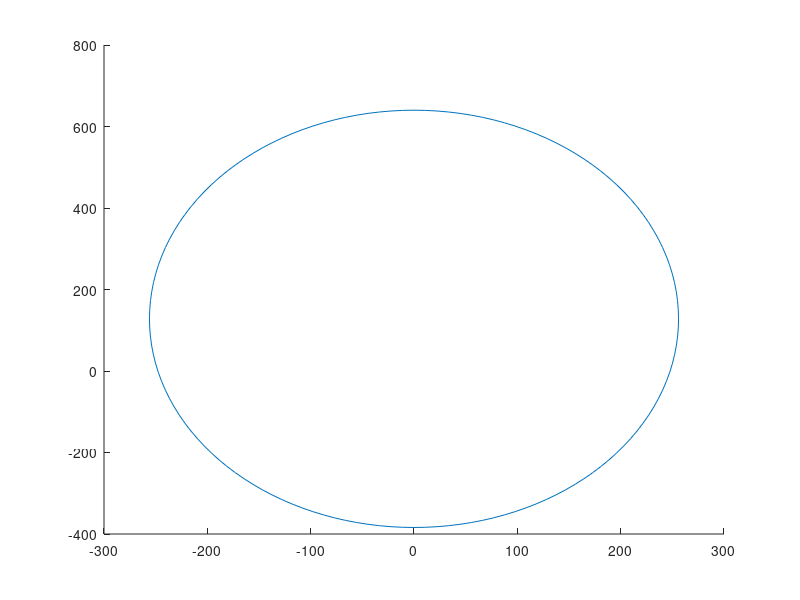

The MATLAB script that drew this image: (Note: this script raises an error after producing the figure.)
I = zeros(1024,1024);

center = [512, 512];
temp = drawEllipse(I, 128, 256, center);

temp = drawEllipse(temp, 128, 128, [256, 256]);
temp = drawEllipse(temp, 128, 128, [256, 768]);
temp = drawEllipse(temp, 128, 128, [768, 768]);
temp = drawEllipse(temp, 128, 128, [768, 256]);
imshow(temp);
imwrite(temp, './resources/surround_ellipse_circle.jpg');


temp = imread('./resources/box_squares.jpg');

temp = drawEllipse(temp, 128, 128, [512-32, 512]);
% temp = drawEllipse(temp, 128, 128, [256, 768]);
% temp = drawEllipse(temp, 128, 128, [768, 768]);
% temp = drawEllipse(temp, 128, 128, [768, 256]);
imshow(temp);
imwrite(temp, './resources/center_black_circle.jpg');